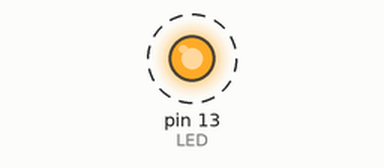
Recording of a program running on a simulated Arduino Uno, built with avr-gcc and run on an emulated ATmega328P. Shown: output pins drawn as LEDs (lit = HIGH). Dashed ring = blinking. Sleep ends after the set time or at an interrupt.

Above: at 0.4 s.
Timing chart, 0 to 4.5 s (numbered marks = the images above):
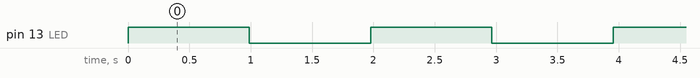

Measured:
- by itself, pin 13 (LED): alternates HIGH for 0.99 s and LOW for 0.99 s, 10 changes in all, then stays LOW

The program:

main.cpp
```cpp
#include "Arduino.h"
#include <avr/sleep.h>
#define LED 13
#define enableCLKPR 0x80
#define secDelay 452000

// Defines for prescaler
#define CLOCK_PRESCALER_1   (0x0)
#define CLOCK_PRESCALER_2   (0x1)
#define CLOCK_PRESCALER_4   (0x2)
#define CLOCK_PRESCALER_8   (0x3)
#define CLOCK_PRESCALER_16  (0x4)
#define CLOCK_PRESCALER_32  (0x5)
#define CLOCK_PRESCALER_64  (0x6)
#define CLOCK_PRESCALER_128 (0x7)
#define CLOCK_PRESCALER_256 (0x8)

void my_delay(uint32_t delay, uint8_t prescaler){
  for (volatile uint32_t i = 0; i < (delay / prescaler); i++) {

  }
}

void setup() {
  pinMode(LED, OUTPUT);
  // Disable the ADC by setting the ADEN bit (bit 7)  of the
  // ADCSRA register to zero.
  ADCSRA &= B01111111;

  // Disable the analog comparator by setting the ACD bit
  // (bit 7) of the ACSR register to one.
  ACSR = B10000000;
  DIDR0 |= 0x3F;
  DIDR1 |= 0x03;
  PRR |= 0xFF;

  // Setup watchdog
  WDTCSR |= _BV(WDIE) | _BV(WDCE);
  WDTCSR &= ~_BV(WDE);
  WDTCSR |= _BV(WDP3) | _BV(WDCE); //set prescaler to 4 seconds

  SMCR = (_BV(SM1) | _BV(SE)); //Power-down mode and enable sleep
  cli();
}

void SetCLKPR(uint8_t x) {
  cli();
  CLKPR = enableCLKPR;
  CLKPR = x;
  sei();
}

void Blink_LED(uint8_t prescaler) {
  PORTB ^= _BV(PB5);
  my_delay(secDelay, pow(2,prescaler));
  PORTB ^= _BV(PB5);
  my_delay(secDelay, pow(2,prescaler));
}

// Code die we gebruikt hebben voor derde deel van de opdracht, meten met verschillende prescaler
void BlinkLedsOnDifferentPreScaler(){
  SetCLKPR(CLOCK_PRESCALER_1);
  Blink_LED(CLOCK_PRESCALER_1);                 // Cant delay with 0, so use 1;

  SetCLKPR(CLOCK_PRESCALER_2);
  Blink_LED(CLOCK_PRESCALER_2);

  SetCLKPR(CLOCK_PRESCALER_4);
  Blink_LED(CLOCK_PRESCALER_4);

  SetCLKPR(CLOCK_PRESCALER_8);
  Blink_LED(CLOCK_PRESCALER_8);

  SetCLKPR(CLOCK_PRESCALER_16);
  Blink_LED(CLOCK_PRESCALER_16);

  SetCLKPR(CLOCK_PRESCALER_32);
  Blink_LED(CLOCK_PRESCALER_32);

  SetCLKPR(CLOCK_PRESCALER_64);
  Blink_LED(CLOCK_PRESCALER_64);

  SetCLKPR(CLOCK_PRESCALER_128);
  Blink_LED(CLOCK_PRESCALER_128);

  SetCLKPR(CLOCK_PRESCALER_256);
  Blink_LED(CLOCK_PRESCALER_256);
}

ISR(WATCHDOG_INTERRUPT)
{
}

void loop() {
  // Loop om led te blinken, en daarna cpu te slapen
  for (volatile int i = 0; i < 5; i++) {
    Blink_LED(0);
  }
  sleep_cpu();
}
```
